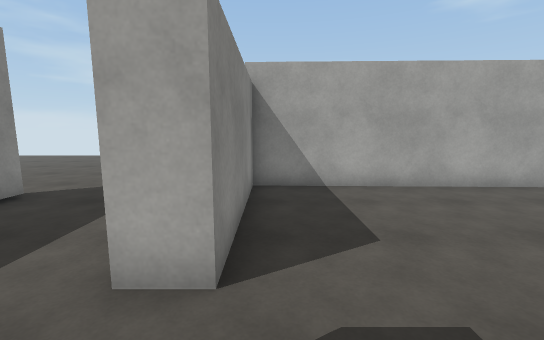
view 1 (above)

22 first-person views from a walk through a scene from a Unity 3-D project. The camera is 1.5 m above the floor, tilts 8° down and sees 90° across. The floor is counted in squares, 1 m on a side. Each view is taken from the middle of a square. On the plan, view 1 faces up. The plan holds only what a view shows up to about 14 squares ahead; the rest is blank. The place goes on beyond the plan. The player is left out. Surface patterns are stand-ins for the level's own textures.

view 2
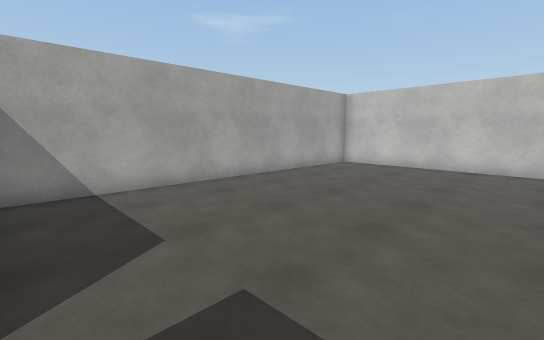

view 3
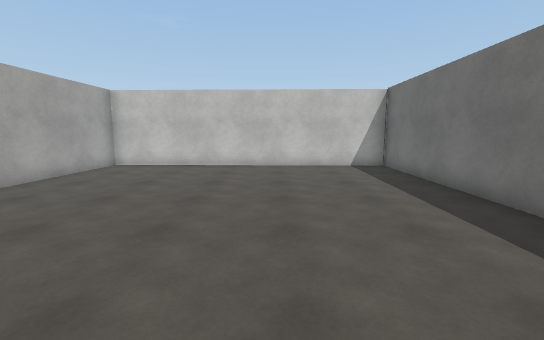

view 4
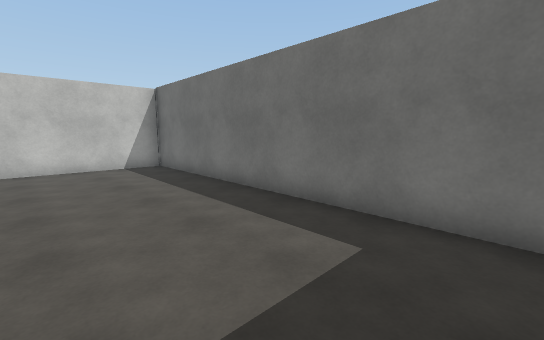

view 5
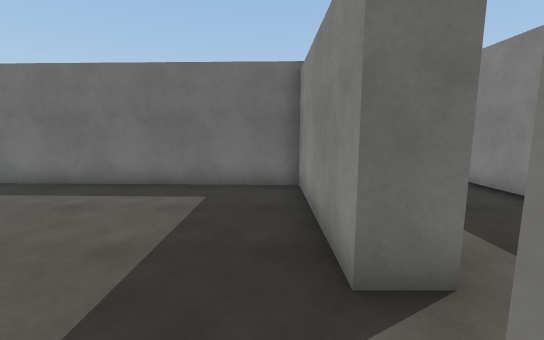

view 6
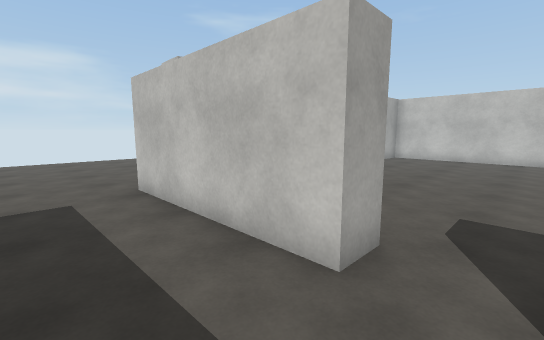

view 7
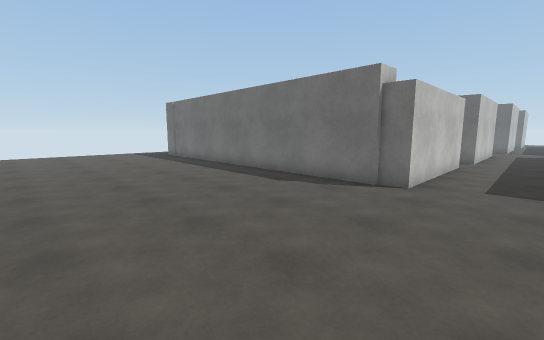

view 8
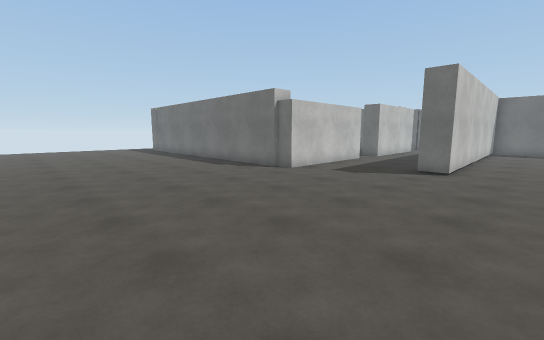

view 9
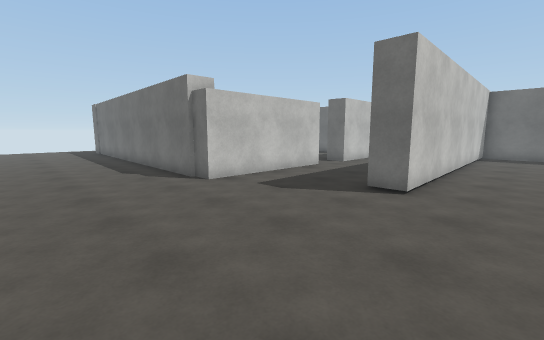

view 10
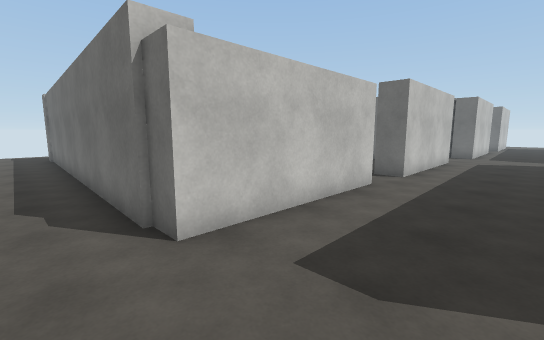

view 11
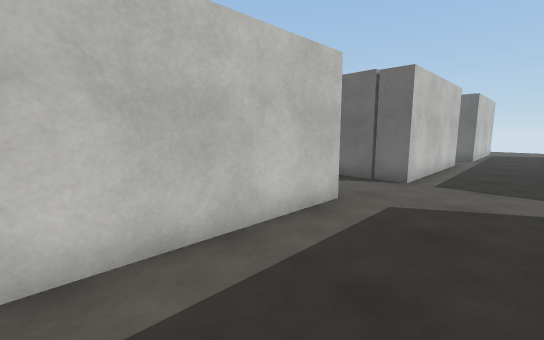

view 12
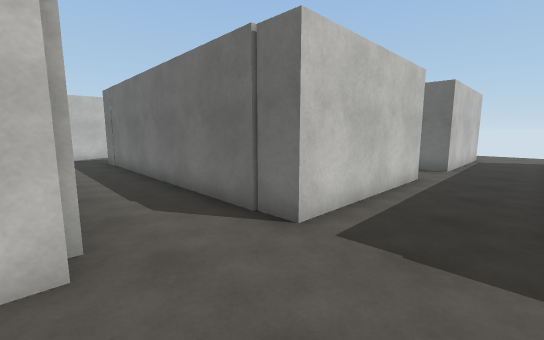

view 13
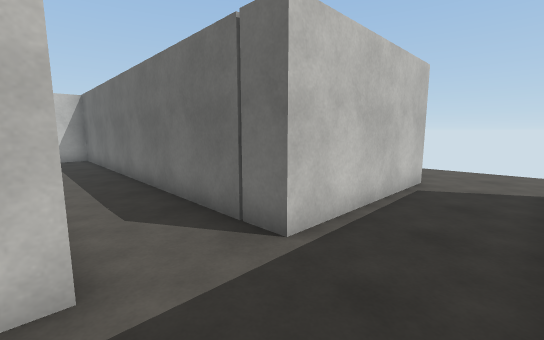

view 14
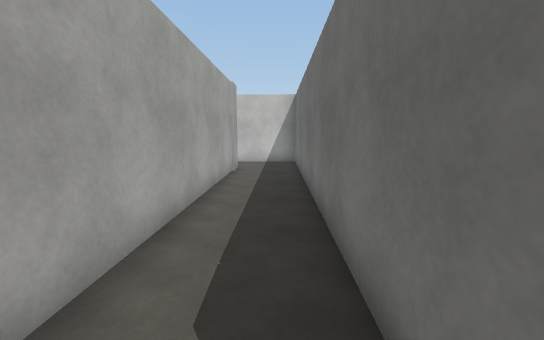

view 15
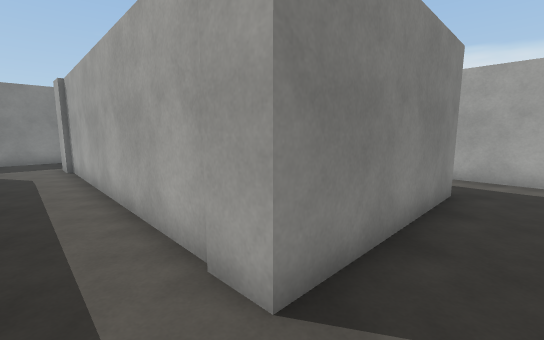

view 16
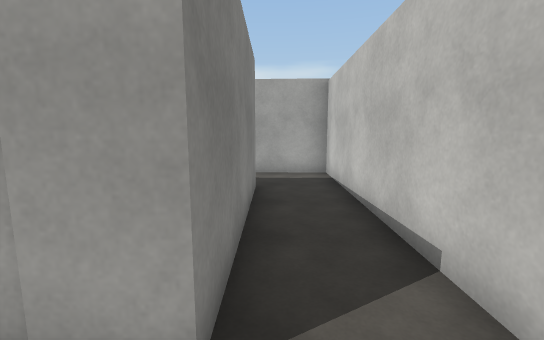

view 17
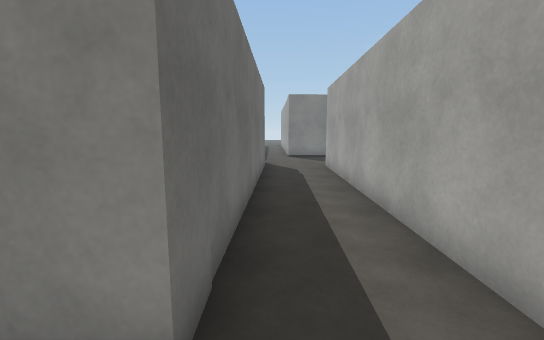

view 18
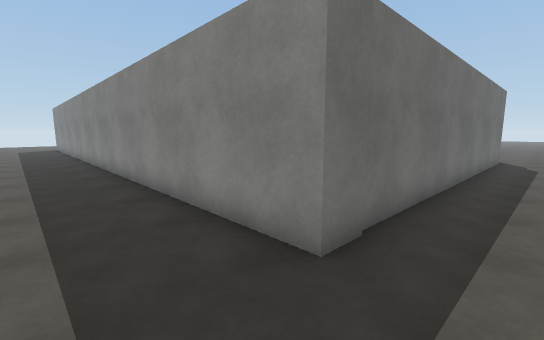

view 19
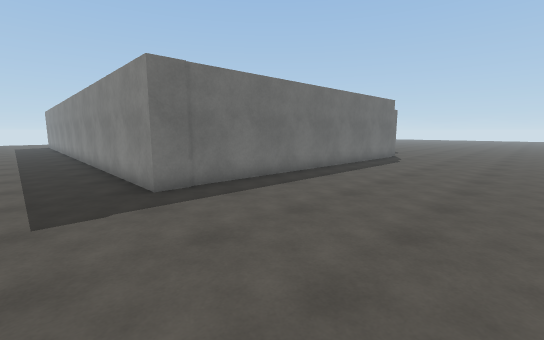

view 20
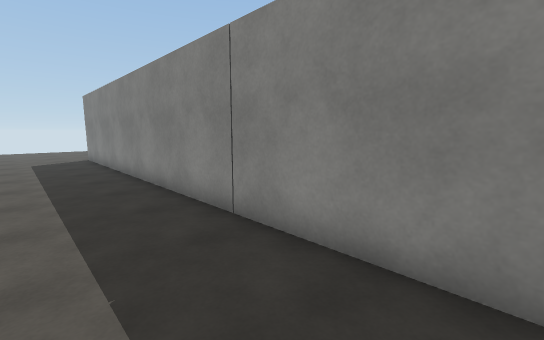

view 21
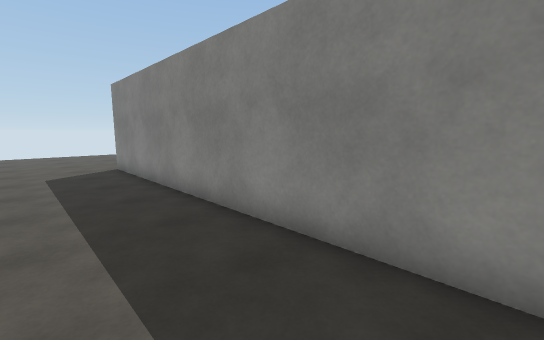

view 22
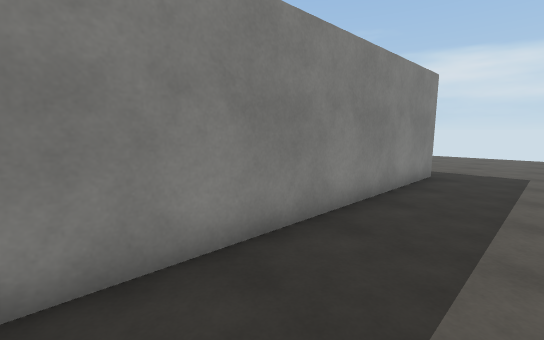

### Floor plan
Points are (right, up) in squares from view 1. A wall is a line through its corners. A room is listed if a view was taken in it or the views show most of it. See-through windows are left out.
Room 1 (views 1, 2, 3, 4, 5)
walls: (-1.8, 0.6) (-0.8, 0.6) (-0.8, -4.6) (12, -5) (12.3, 7.1) (-0.5, 7.5) (-0.5, 2.4) (-1.5, 2.4)
ways out: opening at (-1, 1.5) to room 2
Room 2 (views 6, 7, 8, 9, 10, 11, 12, 13, 14, 15, 16, 17, 18, 19, 20, 21, 22)
walls: (-1.5, 2.4) (-1.5, 8.4) (-0.6, 8.4); (-5.6, -2.9) (-5.6, -4.7); (-0.8, 8.5) (13.4, 8.1) (12.7, -18.2); (-1.8, -5.4) (-1.8, 0.6); (-6.6, -4.6) (-6.8, 6.2) (-5.8, 6.2) (-5.8, 5.6); (-9.1, -6) (-8, -6); (-5.5, -13.9) (-5.5, -16); (-1.1, -14.3) (-2.2, -14.3) (-2.2, -8.3) (9.6, -8.6) (9.6, -14.5) (8.5, -14.5); (8.5, -14.4) (-1.3, -14.2); (-2.5, -22.8) (-2.5, -16.8) (11.7, -17.2) (12, -6) (-1.2, -5.6)
ways out: opening at (-1, 1.5) to room 1; opening at (-4, -23); opening at (15, -19.7)

Where each view was taken, in squares from view 1:
view 1: 0 up, 0 right, facing up
view 2: 0 up, 0 right, facing up-right
view 3: 0 up, 0 right, facing right
view 4: 0 up, 0 right, facing down-right
view 5: 3 up, 0 right, facing down
view 6: 1 up, 4 left, facing up-right
view 7: 16 up, 4 left, facing down-right
view 8: 17 up, 9 left, facing down-right
view 9: 13 up, 9 left, facing down-right
view 10: 10 up, 5 left, facing down-right
view 11: 0 up, 5 left, facing down-right
view 12: 5 down, 5 left, facing down-right
view 13: 14 down, 5 left, facing down-right
view 14: 16 down, 2 left, facing right
view 15: 16 down, 11 right, facing up-left
view 16: 16 down, 10 right, facing up
view 17: 8 down, 11 right, facing left
view 18: 10 up, 16 right, facing down-left
view 19: 15 up, 16 right, facing down-left
view 20: 1 down, 16 right, facing down-left
view 21: 6 down, 16 right, facing down-left
view 22: 2 down, 16 right, facing up-left
